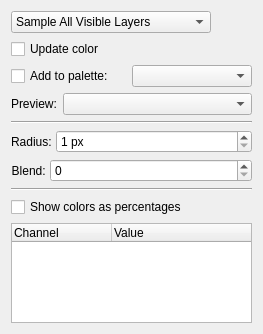
<?xml version="1.0" encoding="UTF-8"?>
<ui version="4.0">
 <author>
    SPDX-FileCopyrightText: none
    SPDX-License-Identifier: GPL-3.0-or-later
  </author>
 <class>ColorSamplerOptionsWidget</class>
 <widget class="QWidget" name="ColorSamplerOptionsWidget">
  <property name="geometry">
   <rect>
    <x>0</x>
    <y>0</y>
    <width>263</width>
    <height>323</height>
   </rect>
  </property>
  <property name="windowTitle">
   <string>Color Sampler</string>
  </property>
  <layout class="QGridLayout">
   <item row="8" column="0">
    <widget class="Line" name="line2">
     <property name="frameShadow">
      <enum>QFrame::Sunken</enum>
     </property>
     <property name="lineWidth">
      <number>1</number>
     </property>
     <property name="orientation">
      <enum>Qt::Horizontal</enum>
     </property>
    </widget>
   </item>
   <item row="5" column="0">
    <widget class="Line" name="line1">
     <property name="frameShadow">
      <enum>QFrame::Sunken</enum>
     </property>
     <property name="lineWidth">
      <number>1</number>
     </property>
     <property name="orientation">
      <enum>Qt::Horizontal</enum>
     </property>
    </widget>
   </item>
   <item row="3" column="0">
    <layout class="QHBoxLayout" name="paletteLayout">
     <property name="spacing">
      <number>1</number>
     </property>
     <property name="leftMargin">
      <number>0</number>
     </property>
     <property name="topMargin">
      <number>0</number>
     </property>
     <property name="rightMargin">
      <number>0</number>
     </property>
     <property name="bottomMargin">
      <number>0</number>
     </property>
     <item>
      <widget class="QCheckBox" name="cbPalette">
       <property name="toolTip">
        <string>Every sampled color goes into the palette too</string>
       </property>
       <property name="text">
        <string>Add to palette:</string>
       </property>
      </widget>
     </item>
     <item>
      <widget class="KisSqueezedComboBox" name="cmbPalette"/>
     </item>
    </layout>
   </item>
   <item row="7" column="0">
    <layout class="QHBoxLayout" name="blendLayout">
     <property name="spacing">
      <number>1</number>
     </property>
     <item>
      <widget class="QLabel" name="blendLabel">
       <property name="text">
        <string comment="The color rate of sampled color setting slider">Blend: </string>
       </property>
       <property name="alignment">
        <set>Qt::AlignRight|Qt::AlignTrailing|Qt::AlignVCenter</set>
       </property>
       <property name="margin">
        <number>1</number>
       </property>
      </widget>
     </item>
     <item>
      <widget class="KisSliderSpinBox" name="blend" native="true">
       <property name="sizePolicy">
        <sizepolicy hsizetype="MinimumExpanding" vsizetype="Preferred">
         <horstretch>0</horstretch>
         <verstretch>0</verstretch>
        </sizepolicy>
       </property>
       <property name="toolTip">
        <string>How much of the sampled color mixes into the brush color</string>
       </property>
      </widget>
     </item>
    </layout>
   </item>
   <item row="0" column="0">
    <widget class="QComboBox" name="cmbSources">
     <property name="sizePolicy">
      <sizepolicy hsizetype="Fixed" vsizetype="Fixed">
       <horstretch>0</horstretch>
       <verstretch>0</verstretch>
      </sizepolicy>
     </property>
     <property name="minimumSize">
      <size>
       <width>200</width>
       <height>0</height>
      </size>
     </property>
     <property name="maximumSize">
      <size>
       <width>200</width>
       <height>32767</height>
      </size>
     </property>
     <property name="toolTip">
      <string>All visible layers, not only this one</string>
     </property>
     <property name="currentIndex">
      <number>0</number>
     </property>
     <item>
      <property name="text">
       <string>Sample All Visible Layers</string>
      </property>
     </item>
     <item>
      <property name="text">
       <string>Sample Current Layer</string>
      </property>
     </item>
    </widget>
   </item>
   <item row="6" column="0">
    <layout class="QHBoxLayout" name="radiusLayout">
     <property name="spacing">
      <number>1</number>
     </property>
     <property name="leftMargin">
      <number>0</number>
     </property>
     <property name="topMargin">
      <number>0</number>
     </property>
     <property name="rightMargin">
      <number>0</number>
     </property>
     <property name="bottomMargin">
      <number>0</number>
     </property>
     <item>
      <widget class="QLabel" name="radiusLabel">
       <property name="text">
        <string>Radius: </string>
       </property>
       <property name="alignment">
        <set>Qt::AlignRight|Qt::AlignTrailing|Qt::AlignVCenter</set>
       </property>
       <property name="margin">
        <number>1</number>
       </property>
      </widget>
     </item>
     <item>
      <widget class="KisIntParseSpinBox" name="radius">
       <property name="sizePolicy">
        <sizepolicy hsizetype="MinimumExpanding" vsizetype="Fixed">
         <horstretch>0</horstretch>
         <verstretch>0</verstretch>
        </sizepolicy>
       </property>
       <property name="toolTip">
        <string>Colors this close are averaged</string>
       </property>
       <property name="suffix">
        <string> px</string>
       </property>
       <property name="minimum">
        <number>1</number>
       </property>
       <property name="maximum">
        <number>900</number>
       </property>
      </widget>
     </item>
    </layout>
   </item>
   <item row="9" column="0">
    <widget class="QCheckBox" name="cbNormaliseValues">
     <property name="toolTip">
      <string>Channels in percent, not 0–255</string>
     </property>
     <property name="text">
      <string>Show colors as percentages</string>
     </property>
    </widget>
   </item>
   <item row="10" column="0">
    <widget class="QTreeWidget" name="listViewChannels">
     <property name="sizePolicy">
      <sizepolicy hsizetype="Expanding" vsizetype="Expanding">
       <horstretch>0</horstretch>
       <verstretch>1</verstretch>
      </sizepolicy>
     </property>
     <property name="minimumSize">
      <size>
       <width>0</width>
       <height>100</height>
      </size>
     </property>
     <property name="columnCount">
      <number>2</number>
     </property>
     <column>
      <property name="text">
       <string>Channel</string>
      </property>
     </column>
     <column>
      <property name="text">
       <string comment="The value number each channel of sampled color listed in a table">Value</string>
      </property>
     </column>
    </widget>
   </item>
   <item row="2" column="0">
    <layout class="QHBoxLayout" name="horizontalLayout">
     <item>
      <widget class="QCheckBox" name="cbUpdateCurrentColor">
       <property name="toolTip">
        <string>Sampling sets the brush color</string>
       </property>
       <property name="text">
        <string>Update color</string>
       </property>
      </widget>
     </item>
    </layout>
   </item>
   <item row="4" column="0">
    <layout class="QHBoxLayout" name="previewStyleLayout">
     <item>
      <widget class="QLabel" name="lblPreviewStyle">
       <property name="toolTip">
        <string>How the sampled color shows beside the old one</string>
       </property>
       <property name="text">
        <string>Preview:</string>
       </property>
       <property name="buddy">
        <cstring>cmbPreviewStyle</cstring>
       </property>
      </widget>
     </item>
     <item>
      <widget class="QComboBox" name="cmbPreviewStyle">
       <property name="sizePolicy">
        <sizepolicy hsizetype="Expanding" vsizetype="Fixed">
         <horstretch>0</horstretch>
         <verstretch>0</verstretch>
        </sizepolicy>
       </property>
       <property name="toolTip">
        <string>How the sampled color shows beside the old one</string>
       </property>
      </widget>
     </item>
    </layout>
   </item>
  </layout>
 </widget>
 <customwidgets>
  <customwidget>
   <class>KisSliderSpinBox</class>
   <extends>QSpinBox</extends>
   <header>kis_slider_spin_box.h</header>
  </customwidget>
  <customwidget>
   <class>KisSqueezedComboBox</class>
   <extends>QComboBox</extends>
   <header>KisSqueezedComboBox.h</header>
  </customwidget>
  <customwidget>
   <class>KisIntParseSpinBox</class>
   <extends>QSpinBox</extends>
   <header>kis_int_parse_spin_box.h</header>
  </customwidget>
 </customwidgets>
 <resources/>
 <connections/>
</ui>
